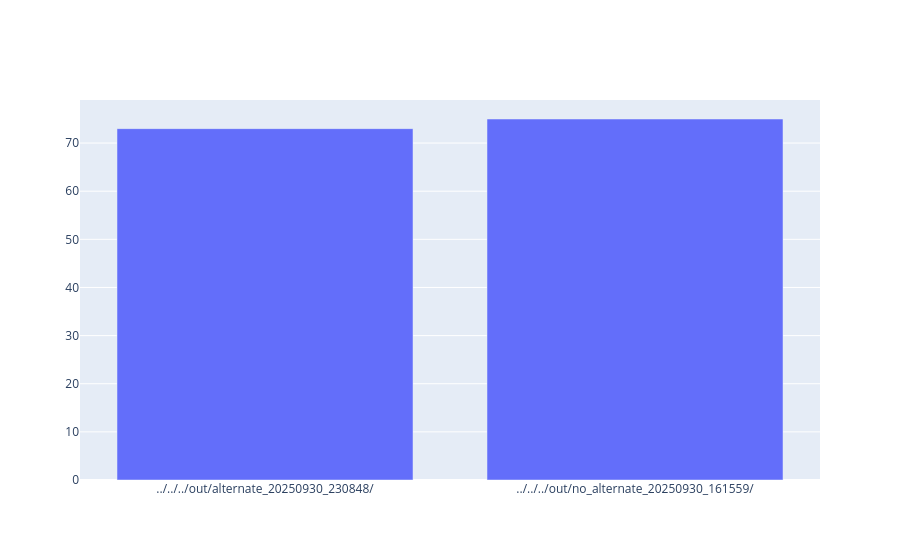
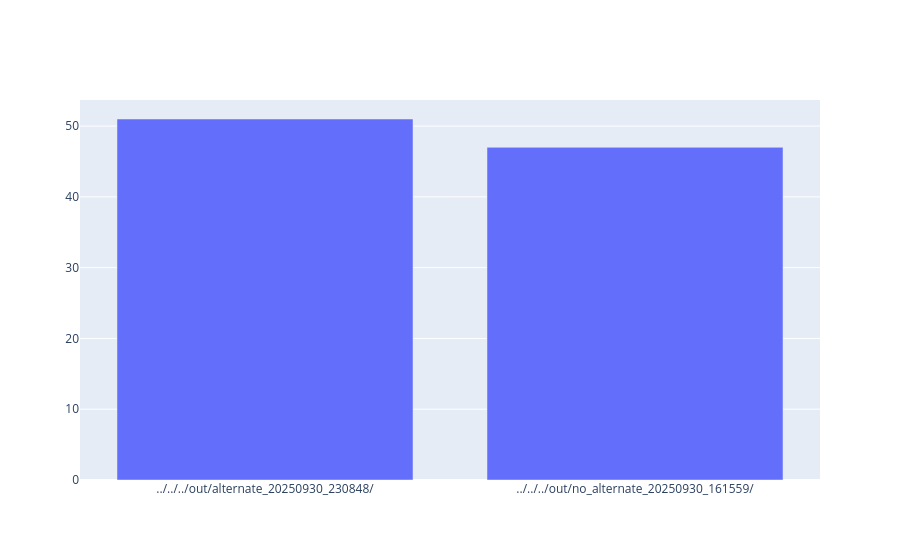

Notebook cell for these charts, in order:
### Code cell
def plot_max_cpu_by_folder(role):
    folder_cpu_max = df.query("Role == @role ").groupby("folder")[["cpu"]].max().reset_index().sort_values("folder")
    fig = go.Figure() 
    fig.add_trace(go.Bar(x=folder_cpu_max.folder,y=folder_cpu_max.cpu.astype(float)))
    fig.show()

plot_max_cpu_by_folder(2)
plot_max_cpu_by_folder(1)

### Figure 1 — Plotly figure (JSON) as saved in the notebook; plotly's stock layout.template omitted (floating-point values rounded to 4 significant figures)
{"data": [{"type": "bar", "x": ["../../../out/alternate_20250930_230848/", "../../../out/no_alternate_20250930_161559/"], "y": [73.0, 75.0]}], "layout": {}}

### Figure 2 — Plotly figure (JSON) as saved in the notebook; plotly's stock layout.template omitted (floating-point values rounded to 4 significant figures)
{"data": [{"type": "bar", "x": ["../../../out/alternate_20250930_230848/", "../../../out/no_alternate_20250930_161559/"], "y": [51.0, 47.0]}], "layout": {}}
